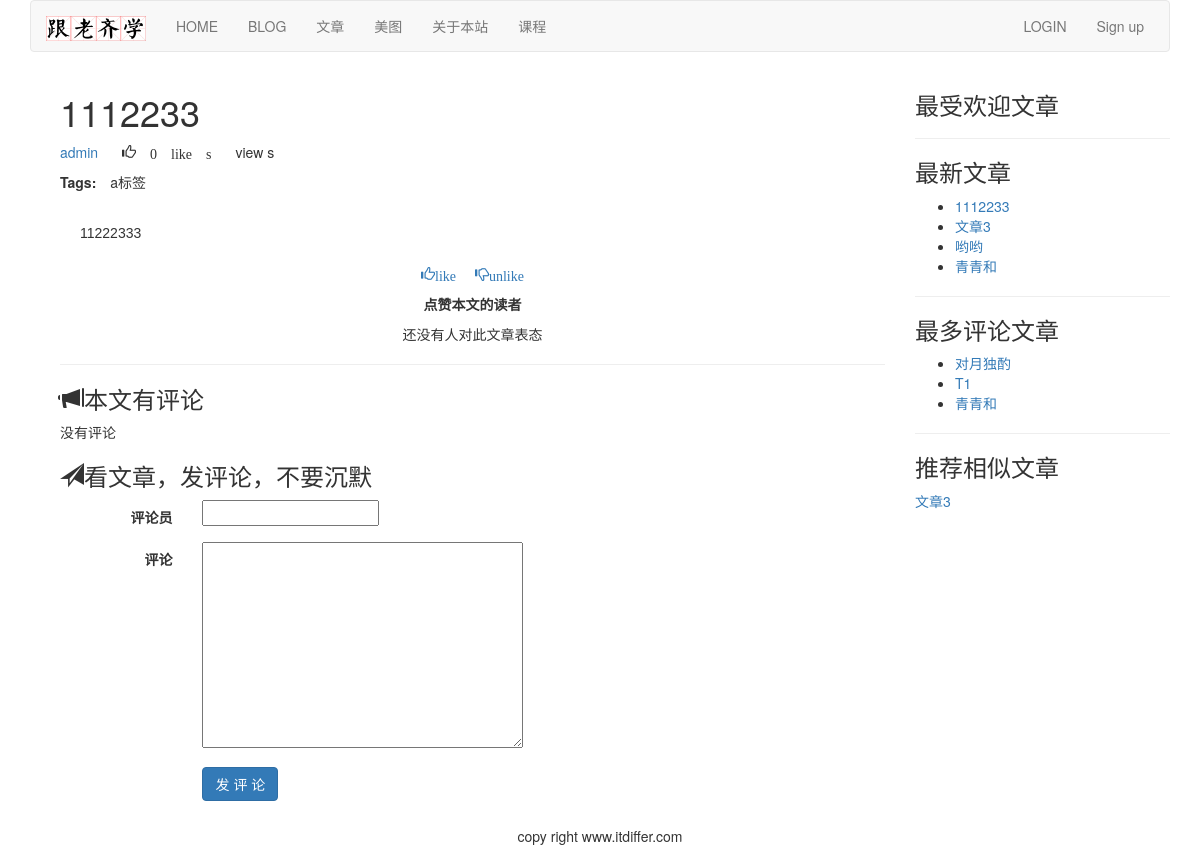
The app's page /article/article-content/9/1112233/ with its own data.
### article/models.py (models this page shows, shortened)
class ArticlePost(models.Model):
    author = models.ForeignKey(User, on_delete=models.CASCADE, related_name="article")
    title = models.CharField(max_length=200)
    slug = models.SlugField(max_length=500)
    column = models.ForeignKey(ArticleColumn, on_delete=models.CASCADE,related_name="article_column")
    body = models.TextField()
    created = models.DateTimeField(default=timezone.now)
    updated = models.DateTimeField(auto_now=True)
    users_like = models.ManyToManyField(User, related_name="articles_like", blank=True)
    article_tag = models.ManyToManyField(ArticleTag, related_name='article_tag', blank=True)
    class Meta:
        ordering = ("-updated",)
        index_together = (('id', 'slug'),)
    def get_url_path(self):
        return reverse("article:article_content", args=[self.id, self.slug])

class ArticleTag(models.Model):
    author = models.ForeignKey(User, on_delete=models.CASCADE, related_name="tag")
    tag = models.CharField(max_length=500)
    def __str__(self):
        return self.tag

### article/list_views.py (the view)
# urls.py: re_path('article-detail/(?P<id>\d+)/(?P<slug>[-\w]+)/$', views.article_detail, name="article_detail"),
def article_detail(request, id, slug):
    article = get_object_or_404(ArticlePost, id=id, slug=slug)
    total_views = r.incr("article:{}:views".format(article.id)) #②
    r.zincrby('article_ranking', 1, article.id) #①
    article_ranking = r.zrange("article_ranking", 0, -1, desc=True)[:10]
    article_ranking_ids = [int(id) for id in article_ranking]
    most_viewed = list(ArticlePost.objects.filter(id__in=article_ranking_ids))
    most_viewed.sort(key=lambda x: article_ranking_ids.index(x.id))
    if request.method == "POST":
        comment_form = CommentForm(data=request.POST)
        if comment_form.is_valid():
            new_comment = comment_form.save(commit=False)
            new_comment.article = article
            new_comment.save()
    else:
        comment_form = CommentForm()
    article_tags_ids = article.article_tag.values_list("id", flat=True)
    similar_articles = ArticlePost.objects.filter(article_tag__in=article_tags_ids).exclude(id=article.id)
    similar_articles = similar_articles.annotate(same_tags=Count("article_tag")).order_by('-same_tags', '-created')[:4]
    return render(request, "article/list/article_content.html", {"article":article, "total_views":total_views, "most_viewed": most_viewed, "comment_form":comment_form, "similar_articles":similar_articles})
    return render(request, "article/list/article_content.html", {"article":article, "total_views":total_views, "most_viewed": most_viewed, "comment_form":comment_form,})

### article/forms.py
class CommentForm(forms.ModelForm):
    class Meta:
        model = Comment
        fields = ("commentator", "body",)

### article/templatetags/article_tags.py (called while the page is built)
@register.inclusion_tag('article/list/latest_articles.html')
def latest_articles(n=5):
    latest_articles = ArticlePost.objects.order_by("-created")[:n]
    return {"latest_articles": latest_articles}

@register.simple_tag
def most_commented_articles(n=3):
    return ArticlePost.objects.annotate(total_comments=Count('comments')).order_by("-total_comments")[:n]

@register.filter(name='markdown')
def markdown_filter(text):
    return mark_safe(markdown.markdown(text))

### templates/article/list/article_content.html (shortened to what this page needs)
{% extends "base.html" %}
{% load article_tags %}
{% load static %}
{% block content %}
{% with total_likes=article.users_like.count users_like=article.users_like.all %}
<div class="container">
<div class="col-md-9">
    <header>
        <h1>{{ article.title }}</h1>
        <p>
            <a href="{% url 'article:author_articles' article.author.username %}">{{ article.author.username }}</a>
            <span style="margin-left:20px" class="glyphicon glyphicon-thumbs-up">
                {{ total_likes }} like {{ total_likes | pluralize }}
            </span>
            <span style="margin-left:20px">
                {{ total_views }} view {{ total_views | pluralize}}
            </span>
        </p>
        <p> <span style="margin-right: 10px"><strong>Tags:</strong></span> {{ article.article_tag.all | join:", "}}</p>
    </header>
    <link rel="stylesheet" href="{% static 'editor/css/editormd.preview.css' %}" />
    <div id='editormd-view'>
        {{ article.body | markdown }}
    </div>
    <div>
        <p class="text-center">
            <a onclick="like_article({{article.id}}, 'like')" href="#">
                <span class="glyphicon glyphicon-thumbs-up">like</span>
            </a>
            <a onclick="like_article({{article.id}}, 'unlike')" href="#">
                <span style="margin-left: 15px;" class="glyphicon glyphicon-thumbs-down">unlike</span>
            </a>
        </p>
    </div>
    <div>
        <p class="text-center"><strong>点赞本文的读者</strong></p>
        {% for user in article.users_like.all %}
        <p class="text-center">{{user.username}}</p>
        {% empty %}
        <p class="text-center">还没有人对此文章表态</p>
        {% endfor %}
    </div>
    <hr>
    <div>
        <h3><span class="glyphicon glyphicon-bullhorn"></span>本文有{{ comments.count }}评论</h3>
        {% for comment in article.comments.all %}
        <div>
            <p><strong>{{ comment.commentator }}</strong>说:</p>
            <p style="margin-left:40px;">{{ comment.body }}</p>
        </div>
        {% empty %}
        <p>没有评论</p>
        {% endfor %}
        <h3><span class="glyphicon glyphicon-send"></span>看文章，发评论，不要沉默</h3>
        <form action="." method="post" class="form-horizontal" role="form">{% csrf_token %}
            <div class="form-group">
                <label for="inputEmail3" class="col-sm-2 control-label">评论员</label>
                <div class="col-sm-10">
                    {{ comment_form.commentator}}
                </div>
            </div>
            <div class="form-group">
                <label for="inputEmail3" class="col-sm-2 control-label">评论</label>
                <div class="col-sm-10">
                    {{ comment_form.body }}
                </div>
            </div>
            <div class="form-group">
                <div class="col-sm-offset-2 col-sm-10">
                    <p><input type="submit" name="" value=" 发 评 论 " class="btn btn-primary"></p>
                </div>
            </div>
        </form>
    </div>
</div>
<div class="col-md-3">
    <p class="text-center"><h3>最受欢迎文章</h3></p>
    <hr>
    <p class="text-center"><h3>最新文章</h3></p>
    {% latest_articles 4 %}
    <hr>
    <p class="text-center"><h3>最多评论文章</h3></p>
    {% most_commented_articles as most_comments %}
    <ul>
        {% for comment_article in most_comments %}
        <li>
            <a href="{{comment_article.get_url_path}}">{{ comment_article.title }}</a>
        </li>
        {% endfor %}
    </ul>
    <hr>
    <p class="text-center"><h3>推荐相似文章</h3></p>
    {% for similar in similar_articles %}
    <p><a href="{{ similar.get_url_path }}">{{ similar.title }}</a></p>
    {% empty %}
    <p>Sorry, 没有相似文章</p>
    {% endfor %}
</div>
</div>
{% endwith %}
{% endblock %}

### templates/article/list/latest_articles.html
<ul>
    {% for article in latest_articles %}
    <li>
        <a href="{{ article.get_url_path }}">{{ article.title }}</a>
    </li>
    {% endfor %}
</ul>

### static/editor/css/editormd.preview.css (style rules this page uses)
.markdown-body { -ms-text-size-adjust: 100%; -webkit-text-size-adjust: 100%; color: #333; overflow: hidden; font-family: "Microsoft YaHei", Helvetica, "Meiryo UI", "Malgun Gothic", "Segoe UI", "Trebuchet MS", "Monaco", monospace, Tahoma, STXihei, "华文细黑", STHeiti, "Helvetica Neue", "Droid Sans", "wenquanyi micro hei", FreeSans, Arimo, Arial, SimSun, "宋体", Heiti, "黑体", sans-serif; font-size: 16px; line-height: 1.6; word-wrap: break-word; }
.markdown-body * { -moz-box-sizing: border-box; box-sizing: border-box; }
.markdown-body > *:first-child { margin-top: 0 !important; }
.markdown-body > *:last-child { margin-bottom: 0 !important; }
.markdown-body p, .markdown-body blockquote, .markdown-body ul, .markdown-body ol, .markdown-body dl, .markdown-body table, .markdown-body pre { margin-top: 0; margin-bottom: 16px; }
.editormd-preview-container, .editormd-html-preview { text-align: left; font-size: 14px; line-height: 1.6; padding: 20px; overflow: auto; width: 100%; background-color: #fff; }

### records on screen
ArticlePost: title "1112233", author.username "admin", article_tag.all "a标签", body "11222333"
ArticlePost: title "文章3"
ArticlePost: title "哟哟"
ArticlePost: title "青青和"
ArticlePost: title "对月独酌"
ArticlePost: title "T1"

### other values on screen
{{ total_likes }} "0"
{{ total_likes | pluralize }} "s"
{{ total_views | pluralize }} "s"
